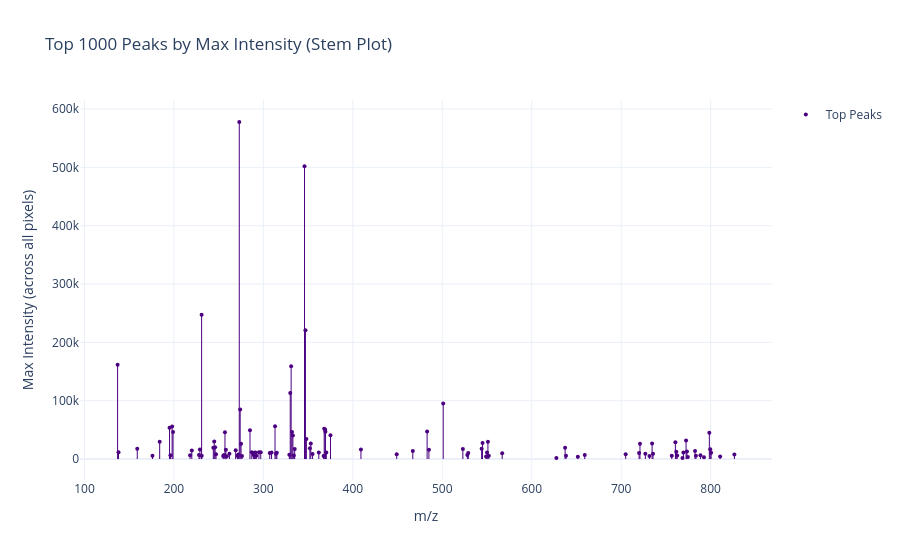

The code cell stored with this chart in its notebook:
### Code cell
plot_top_peaks_stem(adata_hdi, title="Top 1000 Peaks by Max Intensity (Stem Plot)")

### Figure 1 — Plotly figure (JSON) as saved in the notebook; plotly's stock layout.template omitted (floating-point values rounded to 4 significant figures)
{"data": [{"hoverinfo": "skip", "line": {"color": "indigo", "width": 1}, "mode": "lines", "showlegend": false, "type": "scatter", "x": [137.0, 137.0], "y": [0, 161823]}, {"hoverinfo": "skip", "line": {"color": "indigo", "width": 1}, "mode": "lines", "showlegend": false, "type": "scatter", "x": [138.0, 138.0], "y": [0, 11473]}, {"hoverinfo": "skip", "line": {"color": "indigo", "width": 1}, "mode": "lines", "showlegend": false, "type": "scatter", "x": [159.0, 159.0], "y": [0, 17541]}, {"hoverinfo": "skip", "line": {"color": "indigo", "width": 1}, "mode": "lines", "showlegend": false, "type": "scatter", "x": [176.0, 176.0], "y": [0, 5755]}, {"hoverinfo": "skip", "line": {"color": "indigo", "width": 1}, "mode": "lines", "showlegend": false, "type": "scatter", "x": [184.1, 184.1], "y": [0, 29807]}, {"hoverinfo": "skip", "line": {"color": "indigo", "width": 1}, "mode": "lines", "showlegend": false, "type": "scatter", "x": [195.1, 195.1], "y": [0, 53642]}, {"hoverinfo": "skip", "line": {"color": "indigo", "width": 1}, "mode": "lines", "showlegend": false, "type": "scatter", "x": [196.1, 196.1], "y": [0, 6607]}, {"hoverinfo": "skip", "line": {"color": "indigo", "width": 1}, "mode": "lines", "showlegend": false, "type": "scatter", "x": [198.0, 198.0], "y": [0, 55822]}, {"hoverinfo": "skip", "line": {"color": "indigo", "width": 1}, "mode": "lines", "showlegend": false, "type": "scatter", "x": [199.0, 199.0], "y": [0, 46362]}, {"hoverinfo": "skip", "line": {"color": "indigo", "width": 1}, "mode": "lines", "showlegend": false, "type": "scatter", "x": [218.1, 218.1], "y": [0, 6425]}, {"hoverinfo": "skip", "line": {"color": "indigo", "width": 1}, "mode": "lines", "showlegend": false, "type": "scatter", "x": [220.0, 220.0], "y": [0, 14810]}, {"hoverinfo": "skip", "line": {"color": "indigo", "width": 1}, "mode": "lines", "showlegend": false, "type": "scatter", "x": [228.0, 228.0], "y": [0, 6866]}, {"hoverinfo": "skip", "line": {"color": "indigo", "width": 1}, "mode": "lines", "showlegend": false, "type": "scatter", "x": [229.0, 229.0], "y": [0, 16549]}, {"hoverinfo": "skip", "line": {"color": "indigo", "width": 1}, "mode": "lines", "showlegend": false, "type": "scatter", "x": [230.9, 230.9], "y": [0, 247534]}, {"hoverinfo": "skip", "line": {"color": "indigo", "width": 1}, "mode": "lines", "showlegend": false, "type": "scatter", "x": [231.1, 231.1], "y": [0, 5465]}, {"hoverinfo": "skip", "line": {"color": "indigo", "width": 1}, "mode": "lines", "showlegend": false, "type": "scatter", "x": [244.0, 244.0], "y": [0, 19426]}, {"hoverinfo": "skip", "line": {"color": "indigo", "width": 1}, "mode": "lines", "showlegend": false, "type": "scatter", "x": [245.0, 245.0], "y": [0, 29957]}, {"hoverinfo": "skip", "line": {"color": "indigo", "width": 1}, "mode": "lines", "showlegend": false, "type": "scatter", "x": [246.1, 246.1], "y": [0, 20271]}, {"hoverinfo": "skip", "line": {"color": "indigo", "width": 1}, "mode": "lines", "showlegend": false, "type": "scatter", "x": [247.1, 247.1], "y": [0, 8428]}, {"hoverinfo": "skip", "line": {"color": "indigo", "width": 1}, "mode": "lines", "showlegend": false, "type": "scatter", "x": [255.0, 255.0], "y": [0, 5063]}, {"hoverinfo": "skip", "line": {"color": "indigo", "width": 1}, "mode": "lines", "showlegend": false, "type": "scatter", "x": [256.0, 256.0], "y": [0, 6933]}, {"hoverinfo": "skip", "line": {"color": "indigo", "width": 1}, "mode": "lines", "showlegend": false, "type": "scatter", "x": [257.0, 257.0], "y": [0, 46164]}, {"hoverinfo": "skip", "line": {"color": "indigo", "width": 1}, "mode": "lines", "showlegend": false, "type": "scatter", "x": [258.0, 258.0], "y": [0, 15829]}, {"hoverinfo": "skip", "line": {"color": "indigo", "width": 1}, "mode": "lines", "showlegend": false, "type": "scatter", "x": [259.1, 259.1], "y": [0, 4839]}, {"hoverinfo": "skip", "line": {"color": "indigo", "width": 1}, "mode": "lines", "showlegend": false, "type": "scatter", "x": [262.0, 262.0], "y": [0, 8909]}, {"hoverinfo": "skip", "line": {"color": "indigo", "width": 1}, "mode": "lines", "showlegend": false, "type": "scatter", "x": [269.1, 269.1], "y": [0, 15122]}, {"hoverinfo": "skip", "line": {"color": "indigo", "width": 1}, "mode": "lines", "showlegend": false, "type": "scatter", "x": [271.0, 271.0], "y": [0, 5604]}, {"hoverinfo": "skip", "line": {"color": "indigo", "width": 1}, "mode": "lines", "showlegend": false, "type": "scatter", "x": [272.0, 272.0], "y": [0, 7666]}, {"hoverinfo": "skip", "line": {"color": "indigo", "width": 1}, "mode": "lines", "showlegend": false, "type": "scatter", "x": [273.0, 273.0], "y": [0, 577817]}, {"hoverinfo": "skip", "line": {"color": "indigo", "width": 1}, "mode": "lines", "showlegend": false, "type": "scatter", "x": [274.0, 274.0], "y": [0, 84986]}, {"hoverinfo": "skip", "line": {"color": "indigo", "width": 1}, "mode": "lines", "showlegend": false, "type": "scatter", "x": [275.1, 275.1], "y": [0, 26079]}, {"hoverinfo": "skip", "line": {"color": "indigo", "width": 1}, "mode": "lines", "showlegend": false, "type": "scatter", "x": [276.1, 276.1], "y": [0, 5350]}, {"hoverinfo": "skip", "line": {"color": "indigo", "width": 1}, "mode": "lines", "showlegend": false, "type": "scatter", "x": [285.0, 285.0], "y": [0, 49473]}, {"hoverinfo": "skip", "line": {"color": "indigo", "width": 1}, "mode": "lines", "showlegend": false, "type": "scatter", "x": [287.0, 287.0], "y": [0, 11785]}, {"hoverinfo": "skip", "line": {"color": "indigo", "width": 1}, "mode": "lines", "showlegend": false, "type": "scatter", "x": [289.0, 289.0], "y": [0, 7119]}, {"hoverinfo": "skip", "line": {"color": "indigo", "width": 1}, "mode": "lines", "showlegend": false, "type": "scatter", "x": [290.0, 290.0], "y": [0, 10871]}, {"hoverinfo": "skip", "line": {"color": "indigo", "width": 1}, "mode": "lines", "showlegend": false, "type": "scatter", "x": [291.0, 291.0], "y": [0, 11267]}, {"hoverinfo": "skip", "line": {"color": "indigo", "width": 1}, "mode": "lines", "showlegend": false, "type": "scatter", "x": [292.1, 292.1], "y": [0, 5503]}, {"hoverinfo": "skip", "line": {"color": "indigo", "width": 1}, "mode": "lines", "showlegend": false, "type": "scatter", "x": [295.0, 295.0], "y": [0, 11787]}, {"hoverinfo": "skip", "line": {"color": "indigo", "width": 1}, "mode": "lines", "showlegend": false, "type": "scatter", "x": [297.0, 297.0], "y": [0, 11528]}, {"hoverinfo": "skip", "line": {"color": "indigo", "width": 1}, "mode": "lines", "showlegend": false, "type": "scatter", "x": [307.1, 307.1], "y": [0, 10350]}, {"hoverinfo": "skip", "line": {"color": "indigo", "width": 1}, "mode": "lines", "showlegend": false, "type": "scatter", "x": [309.1, 309.1], "y": [0, 11096]}, {"hoverinfo": "skip", "line": {"color": "indigo", "width": 1}, "mode": "lines", "showlegend": false, "type": "scatter", "x": [313.0, 313.0], "y": [0, 56198]}, {"hoverinfo": "skip", "line": {"color": "indigo", "width": 1}, "mode": "lines", "showlegend": false, "type": "scatter", "x": [314.0, 314.0], "y": [0, 9111]}, {"hoverinfo": "skip", "line": {"color": "indigo", "width": 1}, "mode": "lines", "showlegend": false, "type": "scatter", "x": [315.0, 315.0], "y": [0, 10906]}, {"hoverinfo": "skip", "line": {"color": "indigo", "width": 1}, "mode": "lines", "showlegend": false, "type": "scatter", "x": [329.0, 329.0], "y": [0, 7431]}, {"hoverinfo": "skip", "line": {"color": "indigo", "width": 1}, "mode": "lines", "showlegend": false, "type": "scatter", "x": [330.0, 330.0], "y": [0, 113420]}, {"hoverinfo": "skip", "line": {"color": "indigo", "width": 1}, "mode": "lines", "showlegend": false, "type": "scatter", "x": [331.0, 331.0], "y": [0, 158963]}, {"hoverinfo": "skip", "line": {"color": "indigo", "width": 1}, "mode": "lines", "showlegend": false, "type": "scatter", "x": [332.0, 332.0], "y": [0, 46416]}, {"hoverinfo": "skip", "line": {"color": "indigo", "width": 1}, "mode": "lines", "showlegend": false, "type": "scatter", "x": [333.0, 333.0], "y": [0, 40209]}, {"hoverinfo": "skip", "line": {"color": "indigo", "width": 1}, "mode": "lines", "showlegend": false, "type": "scatter", "x": [334.0, 334.0], "y": [0, 5935]}, {"hoverinfo": "skip", "line": {"color": "indigo", "width": 1}, "mode": "lines", "showlegend": false, "type": "scatter", "x": [335.0, 335.0], "y": [0, 17379]}, {"hoverinfo": "skip", "line": {"color": "indigo", "width": 1}, "mode": "lines", "showlegend": false, "type": "scatter", "x": [346.0, 346.0], "y": [0, 502146]}, {"hoverinfo": "skip", "line": {"color": "indigo", "width": 1}, "mode": "lines", "showlegend": false, "type": "scatter", "x": [347.0, 347.0], "y": [0, 220920]}, {"hoverinfo": "skip", "line": {"color": "indigo", "width": 1}, "mode": "lines", "showlegend": false, "type": "scatter", "x": [348.1, 348.1], "y": [0, 34305]}, {"hoverinfo": "skip", "line": {"color": "indigo", "width": 1}, "mode": "lines", "showlegend": false, "type": "scatter", "x": [352.0, 352.0], "y": [0, 18426]}, {"hoverinfo": "skip", "line": {"color": "indigo", "width": 1}, "mode": "lines", "showlegend": false, "type": "scatter", "x": [353.0, 353.0], "y": [0, 26767]}, {"hoverinfo": "skip", "line": {"color": "indigo", "width": 1}, "mode": "lines", "showlegend": false, "type": "scatter", "x": [355.0, 355.0], "y": [0, 8789]}, {"hoverinfo": "skip", "line": {"color": "indigo", "width": 1}, "mode": "lines", "showlegend": false, "type": "scatter", "x": [362.0, 362.0], "y": [0, 11340]}, {"hoverinfo": "skip", "line": {"color": "indigo", "width": 1}, "mode": "lines", "showlegend": false, "type": "scatter", "x": [367.3, 367.3], "y": [0, 5364]}, {"hoverinfo": "skip", "line": {"color": "indigo", "width": 1}, "mode": "lines", "showlegend": false, "type": "scatter", "x": [368.0, 368.0], "y": [0, 52047]}, {"hoverinfo": "skip", "line": {"color": "indigo", "width": 1}, "mode": "lines", "showlegend": false, "type": "scatter", "x": [369.0, 369.0], "y": [0, 50507]}, {"hoverinfo": "skip", "line": {"color": "indigo", "width": 1}, "mode": "lines", "showlegend": false, "type": "scatter", "x": [369.4, 369.4], "y": [0, 46869]}, {"hoverinfo": "skip", "line": {"color": "indigo", "width": 1}, "mode": "lines", "showlegend": false, "type": "scatter", "x": [370.4, 370.4], "y": [0, 11123]}, {"hoverinfo": "skip", "line": {"color": "indigo", "width": 1}, "mode": "lines", "showlegend": false, "type": "scatter", "x": [375.0, 375.0], "y": [0, 40680]}, {"hoverinfo": "skip", "line": {"color": "indigo", "width": 1}, "mode": "lines", "showlegend": false, "type": "scatter", "x": [409.1, 409.1], "y": [0, 16298]}, {"hoverinfo": "skip", "line": {"color": "indigo", "width": 1}, "mode": "lines", "showlegend": false, "type": "scatter", "x": [449.0, 449.0], "y": [0, 8216]}, {"hoverinfo": "skip", "line": {"color": "indigo", "width": 1}, "mode": "lines", "showlegend": false, "type": "scatter", "x": [467.1, 467.1], "y": [0, 13905]}, {"hoverinfo": "skip", "line": {"color": "indigo", "width": 1}, "mode": "lines", "showlegend": false, "type": "scatter", "x": [483.0, 483.0], "y": [0, 47170]}, {"hoverinfo": "skip", "line": {"color": "indigo", "width": 1}, "mode": "lines", "showlegend": false, "type": "scatter", "x": [485.1, 485.1], "y": [0, 15776]}, {"hoverinfo": "skip", "line": {"color": "indigo", "width": 1}, "mode": "lines", "showlegend": false, "type": "scatter", "x": [501.0, 501.0], "y": [0, 95303]}, {"hoverinfo": "skip", "line": {"color": "indigo", "width": 1}, "mode": "lines", "showlegend": false, "type": "scatter", "x": [523.0, 523.0], "y": [0, 17463]}, {"hoverinfo": "skip", "line": {"color": "indigo", "width": 1}, "mode": "lines", "showlegend": false, "type": "scatter", "x": [528.0, 528.0], "y": [0, 6767]}, {"hoverinfo": "skip", "line": {"color": "indigo", "width": 1}, "mode": "lines", "showlegend": false, "type": "scatter", "x": [529.0, 529.0], "y": [0, 10210]}, {"hoverinfo": "skip", "line": {"color": "indigo", "width": 1}, "mode": "lines", "showlegend": false, "type": "scatter", "x": [544.0, 544.0], "y": [0, 17488]}, {"hoverinfo": "skip", "line": {"color": "indigo", "width": 1}, "mode": "lines", "showlegend": false, "type": "scatter", "x": [545.0, 545.0], "y": [0, 27658]}, {"hoverinfo": "skip", "line": {"color": "indigo", "width": 1}, "mode": "lines", "showlegend": false, "type": "scatter", "x": [549.0, 549.0], "y": [0, 4417]}, {"hoverinfo": "skip", "line": {"color": "indigo", "width": 1}, "mode": "lines", "showlegend": false, "type": "scatter", "x": [550.0, 550.0], "y": [0, 11248]}, {"hoverinfo": "skip", "line": {"color": "indigo", "width": 1}, "mode": "lines", "showlegend": false, "type": "scatter", "x": [551.0, 551.0], "y": [0, 29872]}, {"hoverinfo": "skip", "line": {"color": "indigo", "width": 1}, "mode": "lines", "showlegend": false, "type": "scatter", "x": [552.0, 552.0], "y": [0, 5700]}, {"hoverinfo": "skip", "line": {"color": "indigo", "width": 1}, "mode": "lines", "showlegend": false, "type": "scatter", "x": [567.0, 567.0], "y": [0, 10016]}, {"hoverinfo": "skip", "line": {"color": "indigo", "width": 1}, "mode": "lines", "showlegend": false, "type": "scatter", "x": [627.5, 627.5], "y": [0, 1977]}, {"hoverinfo": "skip", "line": {"color": "indigo", "width": 1}, "mode": "lines", "showlegend": false, "type": "scatter", "x": [637.3, 637.3], "y": [0, 19229]}, {"hoverinfo": "skip", "line": {"color": "indigo", "width": 1}, "mode": "lines", "showlegend": false, "type": "scatter", "x": [638.3, 638.3], "y": [0, 5815]}, {"hoverinfo": "skip", "line": {"color": "indigo", "width": 1}, "mode": "lines", "showlegend": false, "type": "scatter", "x": [651.5, 651.5], "y": [0, 3933]}, {"hoverinfo": "skip", "line": {"color": "indigo", "width": 1}, "mode": "lines", "showlegend": false, "type": "scatter", "x": [659.3, 659.3], "y": [0, 7117]}, {"hoverinfo": "skip", "line": {"color": "indigo", "width": 1}, "mode": "lines", "showlegend": false, "type": "scatter", "x": [705.0, 705.0], "y": [0, 8075]}, {"hoverinfo": "skip", "line": {"color": "indigo", "width": 1}, "mode": "lines", "showlegend": false, "type": "scatter", "x": [720.0, 720.0], "y": [0, 10418]}, {"hoverinfo": "skip", "line": {"color": "indigo", "width": 1}, "mode": "lines", "showlegend": false, "type": "scatter", "x": [721.0, 721.0], "y": [0, 26447]}, {"hoverinfo": "skip", "line": {"color": "indigo", "width": 1}, "mode": "lines", "showlegend": false, "type": "scatter", "x": [727.0, 727.0], "y": [0, 9103]}, {"hoverinfo": "skip", "line": {"color": "indigo", "width": 1}, "mode": "lines", "showlegend": false, "type": "scatter", "x": [731.6, 731.6], "y": [0, 5408]}, {"hoverinfo": "skip", "line": {"color": "indigo", "width": 1}, "mode": "lines", "showlegend": false, "type": "scatter", "x": [734.6, 734.6], "y": [0, 26679]}, {"hoverinfo": "skip", "line": {"color": "indigo", "width": 1}, "mode": "lines", "showlegend": false, "type": "scatter", "x": [735.6, 735.6], "y": [0, 9094]}, {"hoverinfo": "skip", "line": {"color": "indigo", "width": 1}, "mode": "lines", "showlegend": false, "type": "scatter", "x": [756.6, 756.6], "y": [0, 5573]}, {"hoverinfo": "skip", "line": {"color": "indigo", "width": 1}, "mode": "lines", "showlegend": false, "type": "scatter", "x": [760.6, 760.6], "y": [0, 28812]}, {"hoverinfo": "skip", "line": {"color": "indigo", "width": 1}, "mode": "lines", "showlegend": false, "type": "scatter", "x": [761.6, 761.6], "y": [0, 12484]}, {"hoverinfo": "skip", "line": {"color": "indigo", "width": 1}, "mode": "lines", "showlegend": false, "type": "scatter", "x": [762.6, 762.6], "y": [0, 6059]}, {"hoverinfo": "skip", "line": {"color": "indigo", "width": 1}, "mode": "lines", "showlegend": false, "type": "scatter", "x": [768.5, 768.5], "y": [0, 1822]}, {"hoverinfo": "skip", "line": {"color": "indigo", "width": 1}, "mode": "lines", "showlegend": false, "type": "scatter", "x": [769.6, 769.6], "y": [0, 11085]}, {"hoverinfo": "skip", "line": {"color": "indigo", "width": 1}, "mode": "lines", "showlegend": false, "type": "scatter", "x": [772.5, 772.5], "y": [0, 31798]}, {"hoverinfo": "skip", "line": {"color": "indigo", "width": 1}, "mode": "lines", "showlegend": false, "type": "scatter", "x": [773.5, 773.5], "y": [0, 12805]}, {"hoverinfo": "skip", "line": {"color": "indigo", "width": 1}, "mode": "lines", "showlegend": false, "type": "scatter", "x": [774.5, 774.5], "y": [0, 3719]}, {"hoverinfo": "skip", "line": {"color": "indigo", "width": 1}, "mode": "lines", "showlegend": false, "type": "scatter", "x": [782.6, 782.6], "y": [0, 13997]}, {"hoverinfo": "skip", "line": {"color": "indigo", "width": 1}, "mode": "lines", "showlegend": false, "type": "scatter", "x": [783.6, 783.6], "y": [0, 5624]}, {"hoverinfo": "skip", "line": {"color": "indigo", "width": 1}, "mode": "lines", "showlegend": false, "type": "scatter", "x": [788.6, 788.6], "y": [0, 6388]}, {"hoverinfo": "skip", "line": {"color": "indigo", "width": 1}, "mode": "lines", "showlegend": false, "type": "scatter", "x": [792.6, 792.6], "y": [0, 2950]}, {"hoverinfo": "skip", "line": {"color": "indigo", "width": 1}, "mode": "lines", "showlegend": false, "type": "scatter", "x": [798.5, 798.5], "y": [0, 44989]}, {"hoverinfo": "skip", "line": {"color": "indigo", "width": 1}, "mode": "lines", "showlegend": false, "type": "scatter", "x": [799.6, 799.6], "y": [0, 16778]}, {"hoverinfo": "skip", "line": {"color": "indigo", "width": 1}, "mode": "lines", "showlegend": false, "type": "scatter", "x": [800.6, 800.6], "y": [0, 10901]}, {"hoverinfo": "skip", "line": {"color": "indigo", "width": 1}, "mode": "lines", "showlegend": false, "type": "scatter", "x": [810.6, 810.6], "y": [0, 4599]}, {"hoverinfo": "skip", "line": {"color": "indigo", "width": 1}, "mode": "lines", "showlegend": false, "type": "scatter", "x": [826.6, 826.6], "y": [0, 8030]}, {"hovertemplate": "m/z: %{x:.4f}<br>Max Intensity: %{y:.2f}", "marker": {"color": "indigo", "size": 4}, "mode": "markers", "name": "Top Peaks", "type": "scatter", "x": [137.0, 138.0, 159.0, 176.0, 184.1, 195.1, 196.1, 198.0, 199.0, 218.1, 220.0, 228.0, 229.0, 230.9, 231.1, 244.0, 245.0, 246.1, 247.1, 255.0, 256.0, 257.0, 258.0, 259.1, 262.0, 269.1, 271.0, 272.0, 273.0, 274.0, 275.1, 276.1, 285.0, 287.0, 289.0, 290.0, 291.0, 292.1, 295.0, 297.0, 307.1, 309.1, 313.0, 314.0, 315.0, 329.0, 330.0, 331.0, 332.0, 333.0, 334.0, 335.0, 346.0, 347.0, 348.1, 352.0, 353.0, 355.0, 362.0, 367.3, 368.0, 369.0, 369.4, 370.4, 375.0, 409.1, 449.0, 467.1, 483.0, 485.1, 501.0, 523.0, 528.0, 529.0, 544.0, 545.0, 549.0, 550.0, 551.0, 552.0, 567.0, 627.5, 637.3, 638.3, 651.5, 659.3, 705.0, 720.0, 721.0, 727.0, 731.6, 734.6, 735.6, 756.6, 760.6, 761.6, 762.6, 768.5, 769.6, 772.5, 773.5, 774.5, 782.6, 783.6, 788.6, 792.6, 798.5, 799.6, 800.6, 810.6, 826.6], "y": [161823, 11473, 17541, 5755, 29807, 53642, 6607, 55822, 46362, 6425, 14810, 6866, 16549, 247534, 5465, 19426, 29957, 20271, 8428, 5063, 6933, 46164, 15829, 4839, 8909, 15122, 5604, 7666, 577817, 84986, 26079, 5350, 49473, 11785, 7119, 10871, 11267, 5503, 11787, 11528, 10350, 11096, 56198, 9111, 10906, 7431, 113420, 158963, 46416, 40209, 5935, 17379, 502146, 220920, 34305, 18426, 26767, 8789, 11340, 5364, 52047, 50507, 46869, 11123, 40680, 16298, 8216, 13905, 47170, 15776, 95303, 17463, 6767, 10210, 17488, 27658, 4417, 11248, 29872, 5700, 10016, 1977, 19229, 5815, 3933, 7117, 8075, 10418, 26447, 9103, 5408, 26679, 9094, 5573, 28812, 12484, 6059, 1822, 11085, 31798, 12805, 3719, 13997, 5624, 6388, 2950, 44989, 16778, 10901, 4599, 8030]}], "layout": {"dragmode": "pan", "hovermode": "closest", "title": {"text": "Top 1000 Peaks by Max Intensity (Stem Plot)"}, "xaxis": {"title": {"text": "m/z"}}, "yaxis": {"title": {"text": "Max Intensity (across all pixels)"}}}}
